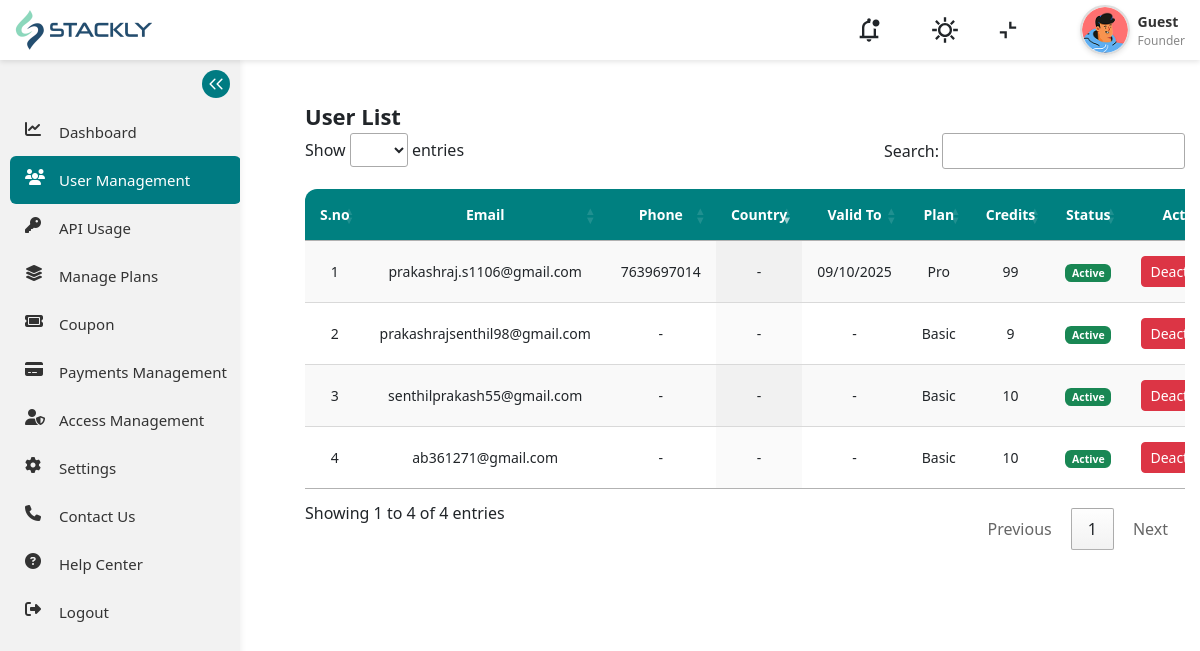
The app's page /users/ (signed in), older data.
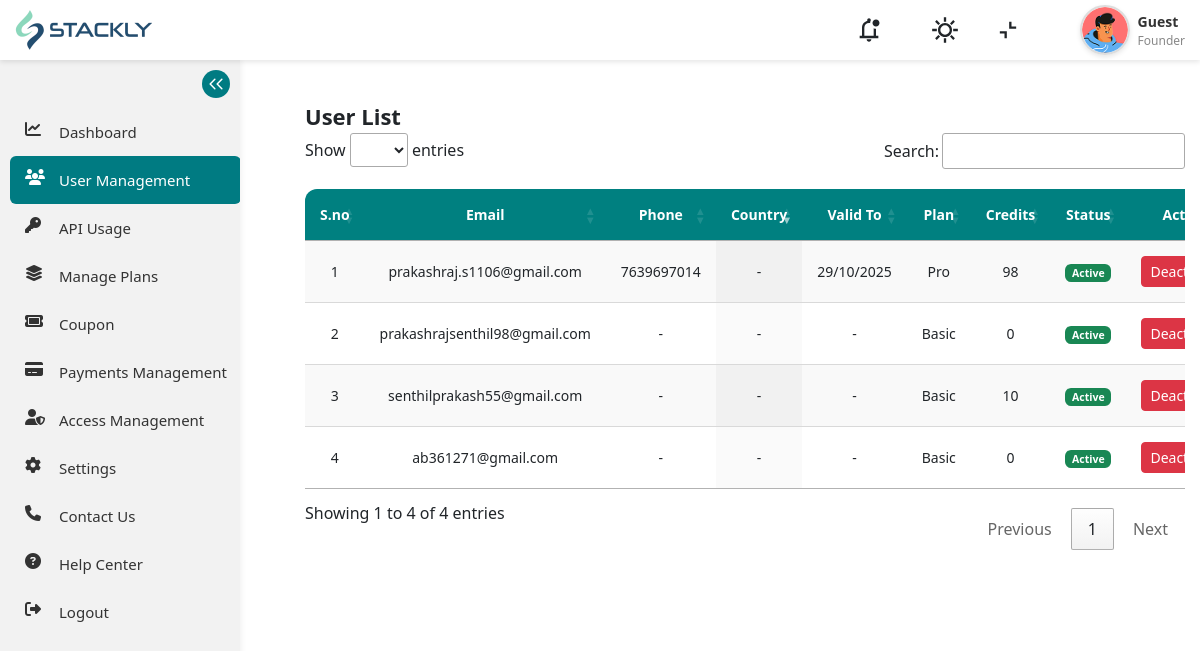
The same page, newer data.
### appln/models.py (models this page shows, shortened)
class UserData(models.Model):
    id = models.AutoField(primary_key=True)
    email = models.EmailField(unique=True, blank=True, null=True)
    first_name = models.CharField(max_length=100, blank=True, null=True)
    last_name = models.CharField(max_length=100, blank=True, null=True)
    phone_number = models.CharField(max_length=15, blank=True, null=True)
    location = models.CharField(max_length=50, blank=True, null=True)
    provider = models.CharField(max_length=50, blank=True, null=True)
    password = models.CharField(max_length=255, blank=True, null=True)
    profile_pic = models.ImageField(upload_to='profile_pics/', null=True, blank=True)
    userid = models.CharField(max_length=255, unique=True, null=True, blank=True)  # Social login field

class UserSubscription(models.Model):
    PLAN_CHOICES = (
        ('basic', 'Basic'),
        ('silver', 'Silver'),
        ('gold', 'Gold'),
        ('platinum', 'Platinum'),
    )
    DURATION_CHOICES = (
        ('monthly', 'Monthly'),
        ('yearly', 'Yearly'),
    )
    id = models.AutoField(primary_key=True)
    user = models.ForeignKey('UserData', on_delete=models.CASCADE, related_name='subscriptions')
    email = models.EmailField(blank=True, null=True)
    userid = models.CharField(max_length=255, blank=True, null=True)
    name = models.CharField(max_length=255, blank=True, null=True)
    current_plan = models.CharField(max_length=10, choices=PLAN_CHOICES, default='basic')
    duration = models.CharField(max_length=10, choices=DURATION_CHOICES, blank=True, null=True)
    original_price = models.DecimalField(max_digits=8, decimal_places=2, default=0.00)
    discount_price = models.DecimalField(max_digits=8, decimal_places=2, blank=True, null=True)
    coupon_code = models.CharField(max_length=50, blank=True, null=True)
    total_members = models.IntegerField(default=1)  # Automatically calculated in save()
    start_date = models.DateField(auto_now_add=True)
    plan_expiring_date = models.DateTimeField(blank=True, null=True)
    renews_on = models.DateField(blank=True, null=True)
    total_credits = models.IntegerField(default=10)
    used_credits = models.IntegerField(default=0)
    total_credits_used_all_time = models.IntegerField(default=0)
    @property
    def balance_credits(self):
        return self.total_credits - self.used_credits
    def save(self, *args, **kwargs):
        plan_members_map = {
            'basic': 1,
            'silver': 1,
            'gold': 5,
            'platinum': 7
        }
        self.total_members = plan_members_map.get(self.current_plan, 1)
        if self.current_plan != 'basic':
            if self.duration == 'monthly':
                self.renews_on = timezone.now().date() + relativedelta(months=1)
                self.plan_expiring_date = timezone.now() + relativedelta(months=1)
            elif self.duration == 'yearly':
                self.renews_on = timezone.now().date() + relativedelta(years=1)
                self.plan_expiring_date = timezone.now() + relativedelta(years=1)
        else:
            self.renews_on = None
            self.plan_expiring_date = None
        super().save(*args, **kwargs)

### stackly_admin/views.py (the view, shortened to what this page needs)
# urls.py: path('users/', views.user_list, name='user_list'),
@role_required('SuperAdmin', 'Admin', 'Moderator')
def user_list(request):
    if not request.user.is_authenticated:
        return redirect('login')
    user_notifications = Notification.objects.filter(register=request.user, is_read=False)
    admin_notifications = AdminNotification.objects.filter(is_read=False)
    all_notifications = sorted(
        chain(user_notifications, admin_notifications),
        key=attrgetter('created_at'),
        reverse=True
    )
    unread_count = len(all_notifications)
    all_notifications = all_notifications[:5]
    try:
        profiles = UserProfile.objects.get(user=request.user)
    except UserProfile.DoesNotExist:
        profiles = None
    users = UserData.objects.prefetch_related(
        Prefetch("subscriptions", queryset=UserSubscription.objects.order_by("-start_date"))
    ).all()
    return render(request, 'user_list.html', {
        'users': users,
        'profiles': profiles,
        'notifications': all_notifications,
        'unread_count': unread_count
    })

### stackly_admin/templates/user_list.html (shortened to what this page needs)
{% extends 'base.html' %}
{% block content %}
{% load static %}
<div class="manageCoupons">
    <div class="coupondetails">
        <div class="heading">User List</div>
        <div class="table-responsive">
            <table id="couponsTable" class="display" style="width:100%">
                <thead>
                    <tr>
                        <th>S.no</th>
                        <th>Email</th>
                        <th>Phone</th>
                        <th>Country</th>
                        <th>Valid To</th>
                        <th>Plan</th>
                        <th>Credits</th>
                        <th>Status</th>
                        <th>Action</th>
                    </tr>
                </thead>
                <tbody>
                    {% for user in users %}
                        {% with sub=user.subscriptions.first %}
                        <tr>
    <td>{{ forloop.counter }}</td>
    <td>{{ user.email }}</td>
    <td>{{ user.phone_number|default:"-" }}</td>
    <td>{{ user.location|default:"-" }}</td>
    <td>
        {% if sub and sub.plan_expiring_date %}
            {{ sub.plan_expiring_date|date:"d/m/Y" }}
        {% else %}
            -
        {% endif %}
    </td>
    <td>
        {% if sub %}
            {{ sub.current_plan|title }}
        {% else %}
            -
        {% endif %}
    </td>
    <td>
        {% if sub %}
            {{ sub.balance_credits }}
        {% else %}
            0
        {% endif %}
    </td>
    <td>
        {% if user.provider == "inactive" %}
            <span class="badge bg-danger">Inactive</span>
        {% else %}
            <span class="badge bg-success">Active</span>
        {% endif %}
    </td>
    <td>
        <form method="POST" action="{% url 'user_list' %}">
            <button type="submit" class="btn btn-sm {% if user.provider == 'inactive' %}btn-success{% else %}btn-danger{% endif %}">
                {% if user.provider == "inactive" %} Activate {% else %} Deactivate {% endif %}
            </button>
        </form>
    </td>
</tr>
                        {% endwith %}
                    {% empty %}
                        <tr>
                            <td colspan="9" class="text-center">No users found.</td>
                        </tr>
                    {% endfor %}
                </tbody>
            </table>
        </div>
    </div>
</div>
{% endblock content %}

### stackly_admin/templates/base.html (shortened to what this page needs)
{% load static %}
<!DOCTYPE html>
<html lang="en">
<head>
  <link rel="stylesheet" href="{% static 'assets/css/style.css' %}" />
  <link rel="stylesheet" type="text/css" href="https://cdn.datatables.net/1.13.7/css/jquery.dataTables.min.css" />
  <link href="https://cdn.jsdelivr.net/npm/bootstrap@5.3.0/dist/css/bootstrap.min.css" rel="stylesheet">
  <link rel="stylesheet" href="https://cdnjs.cloudflare.com/ajax/libs/font-awesome/6.4.0/css/all.min.css">
</head>
<body>
  <div class="dashboard">
    <div class="header">
      <div class="logo">
        <a href="{% url 'dashboard' %}">
          <img id="logo-img" src="{% static '../../static/assets/img/logo-light.png' %}" alt="Logo">
        </a>
      </div>
      <div class="component">
        <div class="nav-icons">
          <div class="icon-wrapper notification-icon">
</div>
          <div class="icon-wrapper theme-toggle" title="Toggle Dark Mode">
          </div>
          <div class="icon-wrapper fullscreen-toggle" title="Toggle Fullscreen">
            <svg width="18" height="18" viewBox="0 0 18 18" fill="none" xmlns="http://www.w3.org/2000/svg">
              <path
                d="M7.83008 10.1654V17.1654H5.49674V12.4987H0.830078V10.1654H7.83008ZM12.4967 0.832031V5.4987H17.1634V7.83203H10.1634V0.832031H12.4967Z"
                fill="currentColor" />
            </svg>
          </div>
        </div>
        <div class="icon-wrapper profile-icon">
          {% if profiles %}
          <div class="profile_img">
            <img src="{{ profiles.image.url }}" alt="User" />
          </div>
          <div class="userDetails">
            <div class="name">{{ profiles.name }}</div>
            <div class="role">Founder</div>
          </div>
          {% else %}
          <div class="profile_img">
            <img src="{% static './assets/img/user.png' %}" alt="User" />
          </div>
          <div class="userDetails">
            <div class="name">Guest</div>
            <div class="role">Founder</div>
          </div>
          {% endif %}
        </div>
      </div>
    </div>
    <div class="under">
      <div class="navbar">
        <div class="navbar-content">
          <div class="toggle-sidebar">
          </div>
          <div class="menu-items">
            <a href="{% url 'dashboard' %}" class="Dash menu-item">
              <i class="fa-solid fa-chart-line"></i>
              <div class="inName">Dashboard</div>
            </a>
            <a href="{% url 'user_list' %}" class="Dash menu-item">
              <i class="fa-solid fa-users"></i>
              <div class="inName">User Management</div>
            </a>
            <a href="{% url 'api_usage_chart' %}" class="Dash menu-item">
              <i class="fa-solid fa-key"></i>
              <div class="inName">API Usage</div>
            </a>
            {% if user.role != 'Moderator' %}
            <a href="{% url 'manage_plans' %}" class="Dash menu-item">
              <i class="fa-solid fa-layer-group"></i>
              <div class="inName">Manage Plans</div>
            </a>
            <a href="{% url 'create_coupon' %}" class="Dash menu-item">
              <i class="fa-solid fa-ticket"></i>
              <div class="inName">Coupon</div>
            </a>
            <a href="{% url 'manage_payments' %}" class="Dash menu-item">
              <i class="fa fa-credit-card"></i>
              <div class="inName">Payments Management</div>
            </a>
            {% endif %}
            {% if user.role == 'SuperAdmin' %}
            <a href="{% url 'access_management' %}" class="Dash menu-item">
              <i class="fa-solid fa-user-shield"></i>
              <div class="inName">Access Management</div>
            </a>
            {% endif %}
            <a href="{% url 'settings' %}" class="Dash menu-item">
              <i class="fa-solid fa-gear"></i>
              <div class="inName">Settings</div>
            </a>
            <a href="{% url 'admin_contact_us' %}" class="Dash menu-item">
              <i class="fa-solid fa-phone"></i>
              <div class="inName">Contact Us</div>
            </a>
            <a href="{% url 'help_center' %}" class="Dash menu-item">
              <i class="fa-solid fa-circle-question"></i>
              <div class="inName">Help Center</div>
            </a>
            {% if user.is_authenticated %}
            <a href="{% url 'admin_logout' %}" class="Dash menu-item">
              <i class="fa-solid fa-right-from-bracket"></i>
              <div class="inName">Logout</div>
            </a>
            {% endif %}
          </div>
        </div>
      </div>
      <div class="dashboard-overview">
        {% block content %}{% endblock %}
      </div>
    </div>
  </div>
</body>
</html>

### static/assets/css/style.css (style rules this page uses)
* { margin: 0; padding: 0; border: 0; box-sizing: border-box; font-family: 'Segoe UI', Tahoma, Geneva, Verdana, sans-serif; }
.dashboard { width: 100vw; height: 100vh; overflow-x: hidden; background-color: #fff; transition: background-color 0.3s ease; }
.header { width: 100%; height: 10vh; display: flex; justify-content: space-between; align-items: center; padding: 0 20px; background-color: white; }
.logo { font-weight: 500; font-size: 18px; color: black; }
.component { width: 370px; height: 56px; display: flex; justify-content: space-between; align-items: center; }
.nav-icons { width: 202px; height: 28px; display: flex; justify-content: space-between; align-items: center; }
a { text-decoration: none; }
.name { color: black; font-size: 14px; }
.role { color: #666; font-size: 12px; }
.navbar { width: 240px; height: 100vh; display: flex; flex-direction: column; justify-content: space-between; overflow: hidden; padding: 20px 0; background-color: #F2F2F2; transition: width 0.3s ease; position: fixed; left: 0; top: 10vh; z-index: 100; }
.Dash { width: 231px; height: 48px; border-radius: 4px; padding: 12px 20px; display: flex; justify-content: flex-start; align-items: center; gap: 12px; color: black; transition: all 0.3s ease; }
.under { width: 100vw; height: 90vh; display: flex; margin-top: 10vh; }
.dashboard-overview { width: calc(100% - 251px); height: 100%; display: flex; flex-direction: column; justify-content: flex-start; align-items: flex-start; gap: 20px; padding: 20px; margin-left: 251px; overflow-y: auto; }

### stackly_admin/templates/base.html (style rules this page uses)
.dashboard { display: flex; flex-direction: column; min-height: 100vh; background-color: #f8f9fa; }
.header { position: fixed; top: 0; width: 100%; height: 60px; z-index: 1000; background-color: #fff; box-shadow: 0 2px 5px rgba(0, 0, 0, 0.1); display: flex; justify-content: space-between; align-items: center; padding: 0 15px; }
.under { display: flex; flex: 1; margin-top: 60px; position: relative; }
.navbar { position: fixed; width: 240px; height: calc(100vh - 60px); background-color: #f2f2f2; transition: all 0.3s ease; left: 0; top: 60px; z-index: 99; overflow-y: auto; box-shadow: 2px 0 5px rgba(0, 0, 0, 0.05); }
.navbar-content { display: flex; flex-direction: column; height: 100%; }
.menu-items { flex: 1; display: flex; flex-direction: column; padding-top: 20px; height: auto; overflow-y: hidden; }
.toggle-sidebar { cursor: pointer; padding: 10px; display: flex; justify-content: flex-end; margin-bottom: 10px; position: absolute; right: 0; top: 0; background: #f2f2f2; }
.Dash { display: flex; align-items: center; padding: 10px 15px; margin: 0 10px; text-decoration: none; color: #333; gap: 12px; border-radius: 6px; transition: all 0.2s ease; }
.Dash:first-child { margin-top: 20px; }
.Dash.active { background-color: #007b82; color: white; }
.Dash img, .Dash i { width: 22px; height: 22px; transition: all 0.2s ease; flex-shrink: 0; }
.inName { transition: opacity 0.3s ease, width 0.3s ease; white-space: nowrap; font-size: 15px; font-weight: 500; }
.dashboard-overview { flex: 1; padding: 20px; margin-left: 240px; transition: margin-left 0.3s ease; min-height: calc(100vh - 60px); background-color: #fff; overflow: auto; }
.nav-icons { display: flex; gap: 15px; align-items: center; }
.icon-wrapper { position: relative; display: flex; align-items: center; gap: 8px; cursor: pointer; }
.profile_img { width: 50px; height: 50px; border-radius: 50%; overflow: hidden; border: 2px solid #ddd; box-shadow: 0 2px 5px rgba(0, 0, 0, 0.1); }
.profile_img img { width: 100%; height: 100%; object-fit: cover; }
.userDetails { display: flex; flex-direction: column; justify-content: center; }
.userDetails .name { font-size: 14px; font-weight: 600; color: #333; }
.userDetails .role { font-size: 12px; color: #888; }
.logo a { color: #111; text-decoration: none; font-weight: bold; font-size: 20px; display: flex; align-items: center; }
.logo a img { height: 40px; width: auto; transition: filter 0.3s ease; }

Row changes from the older to the newer data that the page shows:
changed through a linked row, UserData "prakashraj.s1106@gmail.com": subscriptions.first.plan_expiring_date "09/10/2025" → "29/10/2025"; subscriptions.first.balance_credits "99" → "98"
changed through a linked row, UserData "prakashrajsenthil98@gmail.com": subscriptions.first.balance_credits "9" → "0"
changed through a linked row, UserData "ab361271@gmail.com": subscriptions.first.balance_credits "10" → "0"
